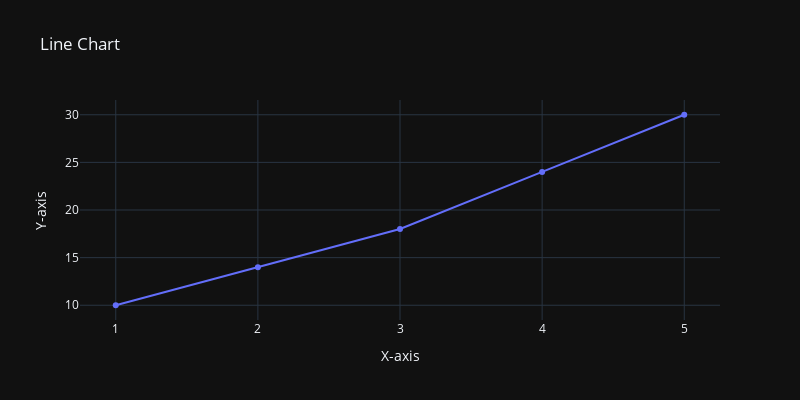

The notebook cell this image was saved under:
### Code cell
x = [1,2,3,4,5]
y = [10,14,18,24,30]
fig = px.line(x=x, y=y, title='Line Chart', labels={'x':'X-axis', 'y':'Y-axis'},
              width=800, height=400, markers=True, template='plotly_dark')
fig.show()

### Figure 1 — Plotly figure (JSON) as saved in the notebook; plotly's stock layout.template omitted (floating-point values rounded to 4 significant figures)
{"data": [{"hovertemplate": "X-axis=%{x}<br>Y-axis=%{y}<extra></extra>", "legendgroup": "", "line": {"color": "#636efa", "dash": "solid"}, "marker": {"symbol": "circle"}, "mode": "markers+lines", "name": "", "orientation": "v", "showlegend": false, "type": "scatter", "x": [1, 2, 3, 4, 5], "xaxis": "x", "y": [10, 14, 18, 24, 30], "yaxis": "y"}], "layout": {"height": 400, "legend": {"tracegroupgap": 0}, "title": {"text": "Line Chart"}, "width": 800, "xaxis": {"anchor": "y", "domain": [0, 1], "title": {"text": "X-axis"}}, "yaxis": {"anchor": "x", "domain": [0, 1], "title": {"text": "Y-axis"}}}}
